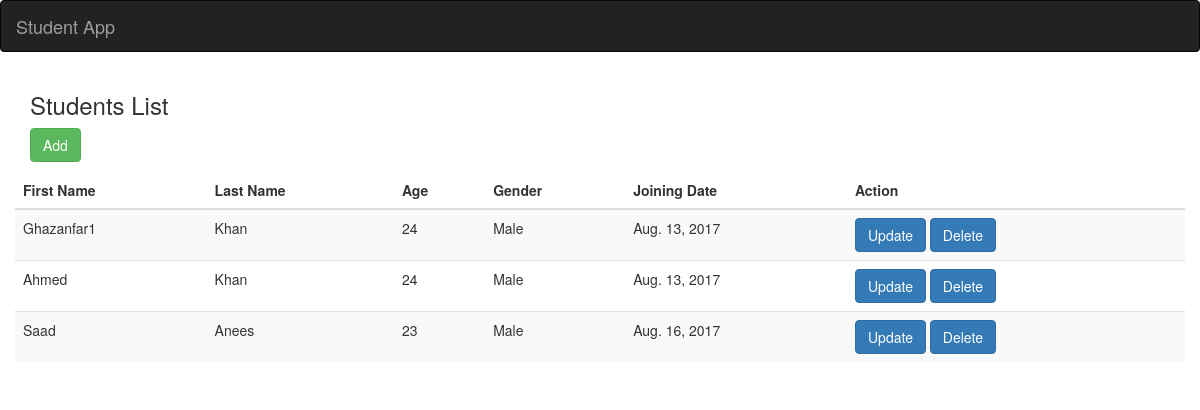
The page /students/ on the database its author committed.
### students/models.py (models this page shows, shortened)
class Student(models.Model):
    firstname = models.CharField(max_length = 200)
    lastname = models.CharField(max_length = 200)
    age = models.IntegerField()
    gender = models.CharField(max_length = 10)
    joining_date = models.DateField('joining date')

### students/views.py (the view)
def student_list(request, template_name='students/student_list.html'):
    students = Student.objects.all()
    data = {}
    data['object_list'] = students
    return render(request, template_name, data)

### students/templates/students/student_list.html (shortened to what this page needs)
{% extends 'students/master.html' %} {% block content %} {% if object_list %}
    <div class="row">
    <div class="col-md-12">
        <h3>Students List </h3>
        <p>
            <a href="{% url 'students:student_create' %}" class="btn btn-success">Add</a>
        </p>
    </div>
    <table class="table table-striped table-border">
        <thead>
        <tr>
            <th>
                First Name
            </th>
            <th>
                Last Name
            </th>
            <th>
                Age
            </th>
            <th>
                Gender
            </th>
            <th>
                Joining Date
            </th>
            <th>
                Action
            </th>
        </tr>
        </thead>
        <tbody>
        {% for student in object_list %}
            <tr>
                <td>{{ student.firstname }}</td>
                <td>{{ student.lastname }}</td>
                <td>{{ student.age }}</td>
                <td>{{ student.gender }}</td>
                <td>{{ student.joining_date }}</td>
                <td>
                    <a href="{% url 'students:student_edit' student.id %}" class="btn btn-primary">Update</a>
                    <a href="{% url 'students:student_delete' student.id %}" class="btn btn-primary">Delete</a>
                </td>
            </tr>
        {% endfor %}
        </tbody>
    </table>
{% else %}
    <p class="alert alert-danger">No students are available.</p>
{% endif %} {% endblock %}

### students/templates/students/master.html (shortened to what this page needs)
<!DOCTYPE html>
<html lang="en">
{% load static %}
<head>
    <link rel="stylesheet" type="text/css" href="{% static 'students/bootstrap/css/bootstrap.css' %}" />
    <link rel="stylesheet" type="text/css" href="{% static 'students/style.css' %}" />
</head>
<body>
    <nav class="navbar navbar-inverse">
        <div class="container-fluid">
            <div class="navbar-header">
                <a class="navbar-brand" href="#">Student App</a>
            </div>
        </div>
    </nav>
    <div class="container">
        {% block content %} {% endblock %}
    </div>
</body>
</html>

### rows shown on the page
Student: firstname "Ghazanfar1", lastname "Khan", age "24", gender "Male", joining_date "Aug. 13, 2017"
Student: firstname "Ahmed", lastname "Khan", age "24", gender "Male", joining_date "Aug. 13, 2017"
Student: firstname "Saad", lastname "Anees", age "23", gender "Male", joining_date "Aug. 16, 2017"
